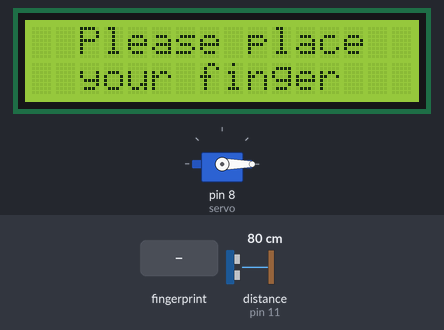
A sketch run on a simulated Arduino Leonardo, built with avr-gcc and run on an emulated ATmega32U4. Parts: 16×2 character LCD, servo. Inputs (shaded band) come from the test bench; at power-on: distance to the obstacle (sensor on pin 11) 80 cm. The echo pulse lasts 58.3 µs per cm; WiFi joins after 1.5 s; servers stay silent unless stated; what the sketch prints to the serial monitor is not drawn.

Above: at 3.4 s.
3.5 s: finger stored as number 1 placed on the sensor
At 4.9 s:
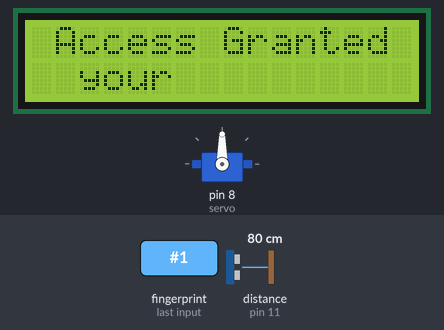
5.3 s: distance to the obstacle (sensor on pin 11) set to 8 cm
8.3 s: distance to the obstacle (sensor on pin 11) set to 5 cm
At 10.4 s:
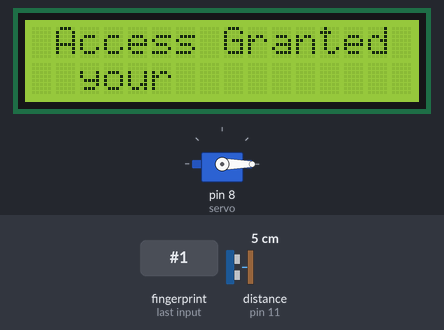
At 11.9 s:
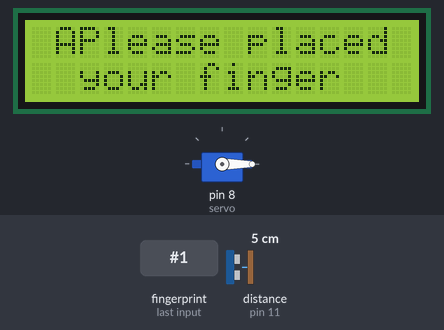
Timing chart, 0 to 13.4 s (numbered marks = the images above; inputs shaded):
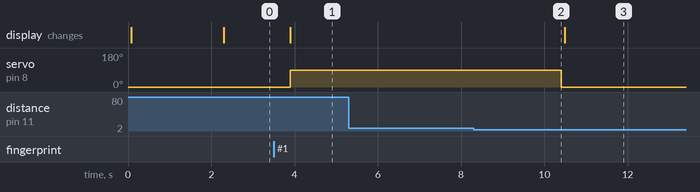

The sketch:

FINGERPRINT.ino
```cpp
//Ethernet
#include <Ethernet.h>

// the media access control (ethernet hardware) address for the shield:
byte mac[] = { 0xDE, 0xAD, 0xBE, 0xEF, 0xFE, 0xED };
//the IP address for the shield:
IPAddress ip{ 192, 168, 137, 2 };

//byte mac[] = {  0xDE, 0xAD, 0xBE, 0xEF, 0xFE, 0xED };
IPAddress server(192, 168, 137, 1);
EthernetClient client;

//Servo
#include <Servo.h>
Servo servo;

//LCD
  #include <Wire.h>
  #include <LCD.h>
  #include <LiquidCrystal_I2C.h>
  #include <LiquidCrystal.h>
  LiquidCrystal_I2C lcd(0x27, 2, 1, 0, 4, 5, 6, 7, 3, POSITIVE);

//Ultrasonic
 const int trigpin=13;
 const int echopin=11;
 float duration;
 int cm;

//Fingerprint Sensor
#include <Adafruit_Fingerprint.h>
#include <SoftwareSerial.h>

int getFingerprintIDez();

// pin #2 is IN from sensor (GREEN wire)
// pin #3 is OUT from arduino  (WHITE wire)
SoftwareSerial mySerial(2, 3);
Adafruit_Fingerprint finger = Adafruit_Fingerprint(&mySerial);

// On Leonardo/Micro or others with hardware serial, use those! #0 is green wire, #1 is white
//Adafruit_Fingerprint finger = Adafruit_Fingerprint(&Serial1);

void setup()
{
  while (!Serial);  // For Yun/Leo/Micro/Zero/...

  Serial.begin(57600);
  lcd.begin(16,2);
  lcd.home();
  pinMode(trigpin,OUTPUT);
  pinMode(echopin,INPUT);
  servo.attach(8);
  servo.write(0);

  Ethernet.begin(mac, ip);
  Serial.print("server is at ");
  Serial.println(server);
  // give the Ethernet shield a second to initialize:
  delay(1000);
  Serial.println("connecting...");

  // if you get a connection, report back via serial:
  if (client.connect(server, 80)) {
    Serial.println("connected\n");
  }
  else {
    // kf you didn't get a connection to the server:
    Serial.println("connection failed\n");
  }

  Serial.println("Adafruit finger detect test");

  // set the data rate for the sensor serial port
  finger.begin(57600);

  if (finger.verifyPassword()) {
    Serial.println("Found fingerprint sensor!");
  } else {
    Serial.println("Did not find fingerprint sensor :(");
    while (1);
  }
  Serial.println("Waiting for valid finger...");
}

void loop()                     // run over and over again
{
  start:
  lcd.setCursor(2,0);
  lcd.print("Please place");
  lcd.setCursor(2,1);
  lcd.print("your finger");
  getFingerprintIDez();
  delay(50);            //don't need to run this at full speed.
}


uint8_t getFingerprintID() {
  uint8_t p = finger.getImage();
  switch (p) {
    case FINGERPRINT_OK:
      Serial.println("Image taken");
      break;
    case FINGERPRINT_NOFINGER:
      Serial.println("No finger detected");
      return p;
    case FINGERPRINT_PACKETRECIEVEERR:
      Serial.println("Communication error");
      return p;
    case FINGERPRINT_IMAGEFAIL:
      Serial.println("Imaging error");
      return p;
    default:
      Serial.println("Unknown error");
      return p;
  }

  // OK success!

  p = finger.image2Tz();
  switch (p) {
    case FINGERPRINT_OK:
      Serial.println("Image converted");
      break;
    case FINGERPRINT_IMAGEMESS:
      Serial.println("Image too messy");
      return p;
    case FINGERPRINT_PACKETRECIEVEERR:
      Serial.println("Communication error");
      return p;
    case FINGERPRINT_FEATUREFAIL:
      Serial.println("Could not find fingerprint features");
      return p;
    case FINGERPRINT_INVALIDIMAGE:
      Serial.println("Could not find fingerprint features");
      return p;
    default:
      Serial.println("Unknown error");
      return p;
  }

  // OK converted!
  p = finger.fingerFastSearch();
  if (p == FINGERPRINT_OK) {
    Serial.println("Found a print match!");
  } else if (p == FINGERPRINT_PACKETRECIEVEERR) {
    Serial.println("Communication error");
    return p;
  } else if (p == FINGERPRINT_NOTFOUND) {
    Serial.println("Did not find a match");
    return p;
  } else {
    Serial.println("Unknown error");
    return p;
  }

  // found a match!
  Serial.print("Found ID #"); Serial.print(finger.fingerID);
  Serial.print(" with confidence of "); Serial.println(finger.confidence);

  /*client.print( "GET /ljc/log.php?");
  client.print("fingerprint_id=");
  client.print( finger.fingerID );
  client.println( "HTTP/1.1");
  client.print( "Host: " );
  client.println(server);
  client.println("Connection: close");
  client.stop();*/
}

// returns -1 if failed, otherwise returns ID #
int getFingerprintIDez() {
  uint8_t p = finger.getImage();
  if (p != FINGERPRINT_OK)  return -1;

  p = finger.image2Tz();
  if (p != FINGERPRINT_OK)  return -1;

  p = finger.fingerFastSearch();
  if (p != FINGERPRINT_OK)  return -1;

  // found a match!
  Serial.print("Found ID #"); Serial.print(finger.fingerID);
  Serial.print(" with confidence of "); Serial.println(finger.confidence);

  client.print( "GET /ljc2/logcheck.php?");
  client.print("fingerprint_id=");
  client.print( finger.fingerID );
  client.println( "HTTP/1.1");
  client.print( "Host: " );
  client.println(server);
  client.println("Connection: close");
  client.stop();

  lcd.setCursor(0,0);
  lcd.print(" Access Granted ");
  lcd.setCursor(6,1);
  lcd.print("               ");
  for(int steps=0; steps<11; steps++)
  {
    servo.write(90);  // Rotate CW 1 turn
    delay(1);
    }

    int cm=10;
    while(cm>6)
    {
      pinMode(trigpin, OUTPUT);
      digitalWrite(trigpin, LOW);
      delayMicroseconds(2);
      digitalWrite(trigpin, HIGH);
      delayMicroseconds(10);
      digitalWrite(trigpin, LOW);
      pinMode(echopin, INPUT);
      duration = pulseIn(echopin, HIGH);
      cm = duration/58.2;
      delay(50);
      }
      delay(2000);

      for(int steps=0; steps<11; steps++)
      {
        servo.write(0);
        delay(1);
        }

  return finger.fingerID;
}
```

Measured:
- the behaviour switches between 7 and 6 cm on distance to the obstacle (sensor on pin 11) (found by bisection; images 1 and 2)
- after the input at 3.5 s, servo on pin 8 (servo): 0° → 90° after 0.39 s; the display: changes after 0.39 s (image 1)
- after the input at 5.3 s, every drawn part: stays the same
- after the input at 8.3 s, servo on pin 8 (servo): 90° → 0° after 2.1 s
